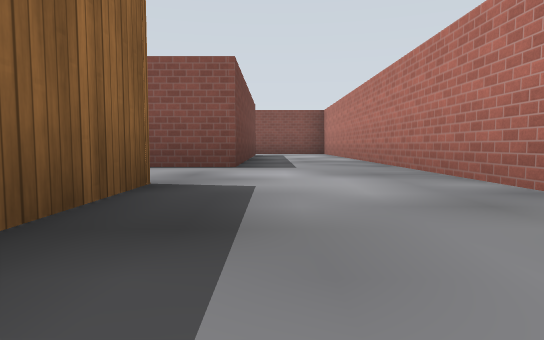
View 1 (above)

24 first-person views from a walk through a Gazebo world. The camera is 0.5 m above the floor, tilts 4° down and sees 75° across. The floor is counted in squares, 2 m on a side. Each view is taken from the middle of a square. On the plan, view 1 faces up. The plan holds only what a view shows up to about 9 squares ahead; the rest is blank. The place goes on beyond the plan. Simple patterns stand in for the simulator's built-in surfaces.

View 2
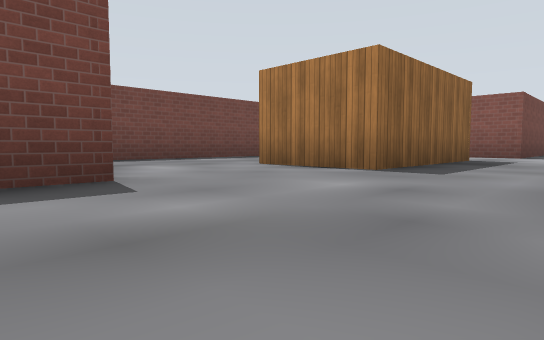

View 3
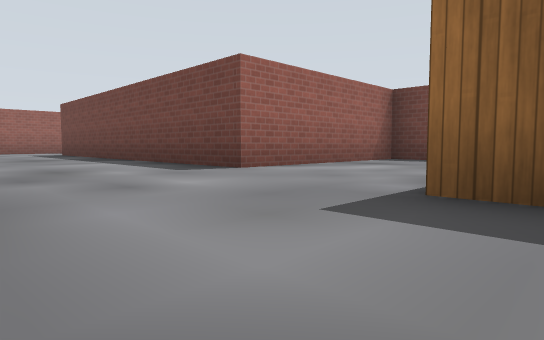

View 4
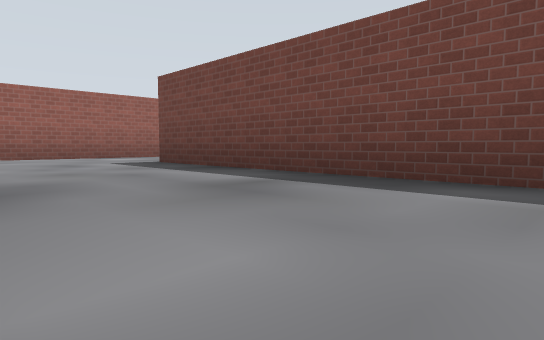

View 5
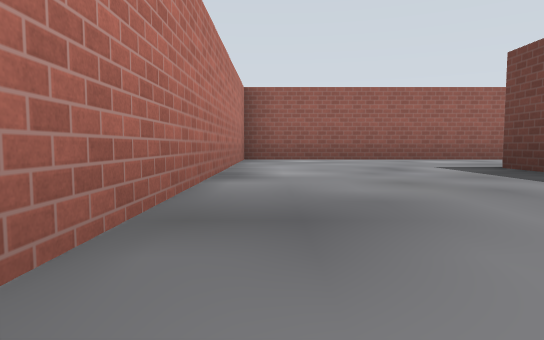

View 6
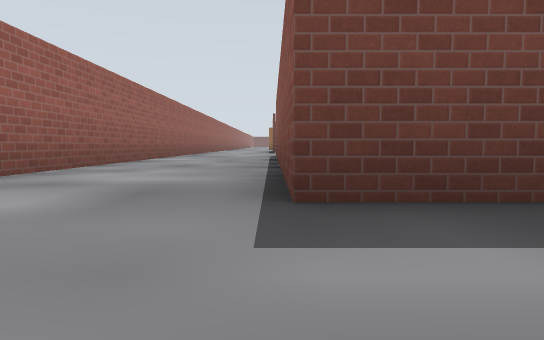

View 7
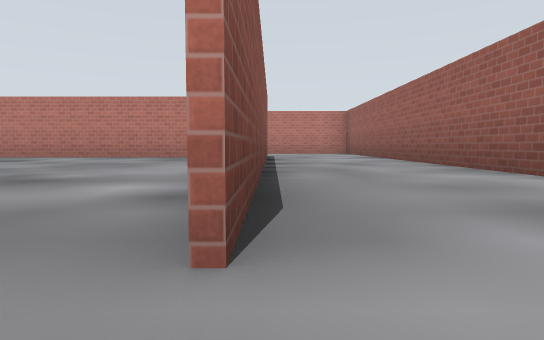

View 8
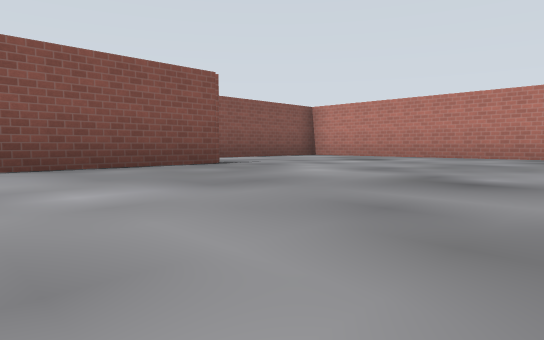

View 9
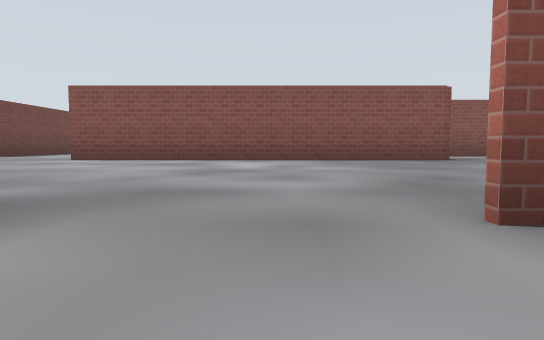

View 10
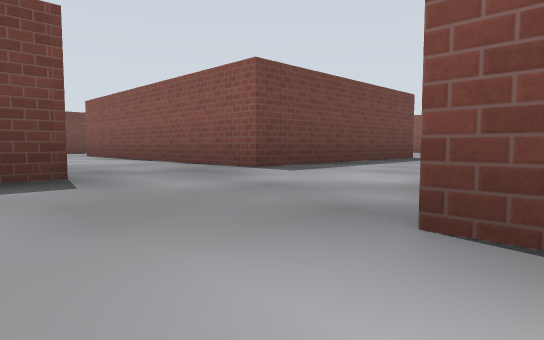

View 11
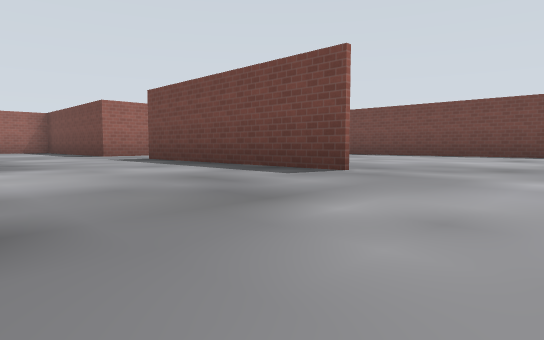

View 12
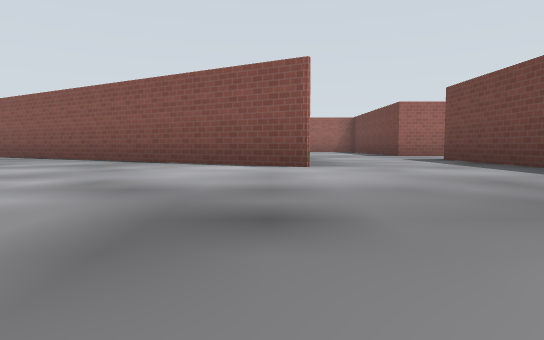

View 13
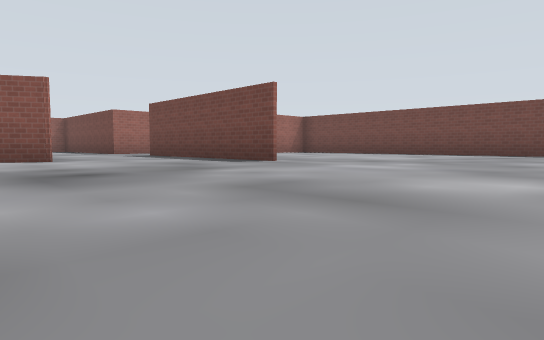

View 14
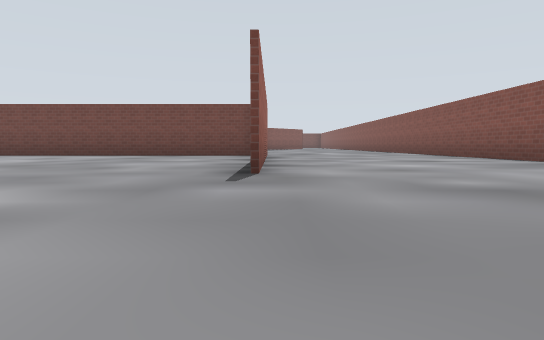

View 15
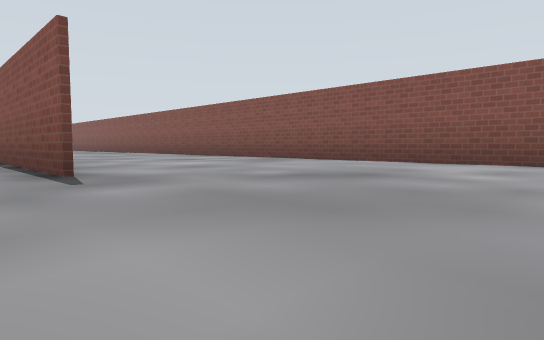

View 16
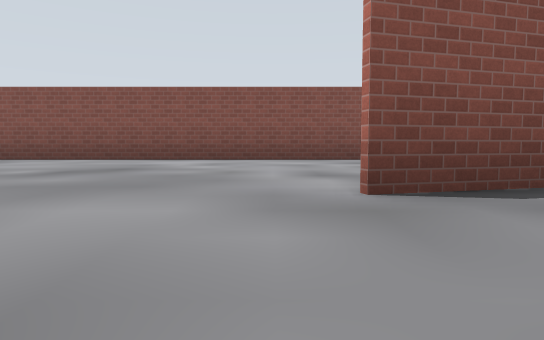

View 17
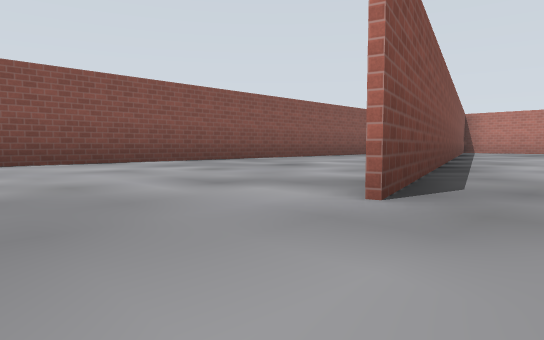

View 18
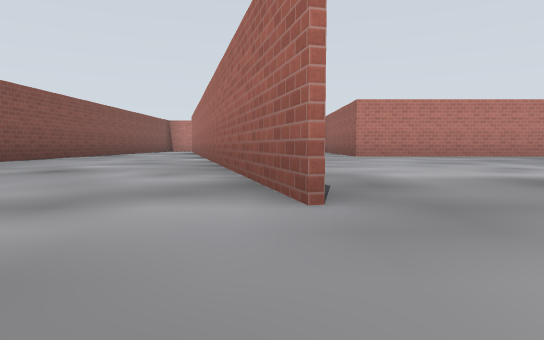

View 19
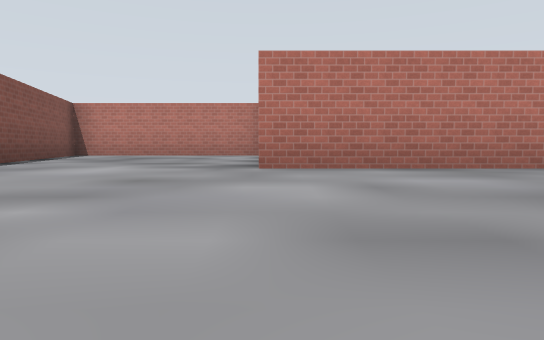

View 20
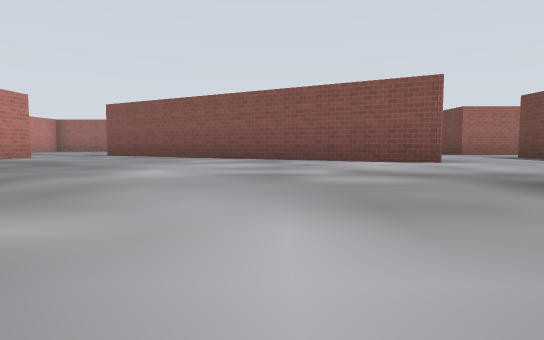

View 21
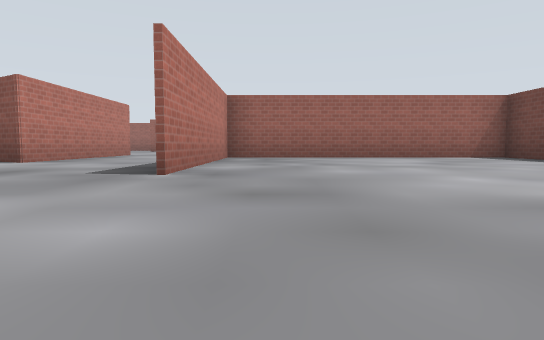

View 22
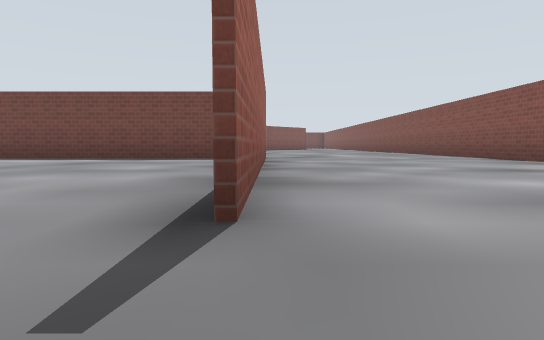

View 23
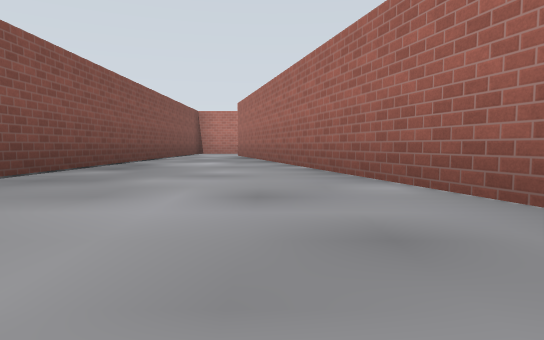

View 24
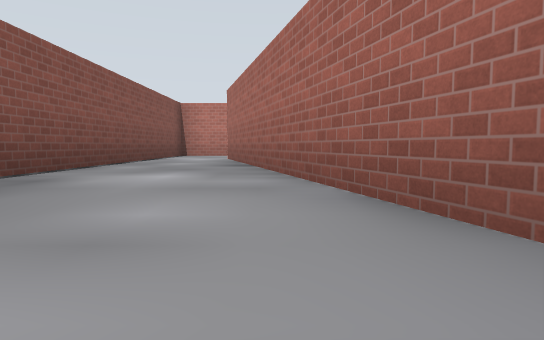

### Floor plan
Points are (right, up) in squares from view 1. A wall is a line through its corners. A room is listed if a view was taken in it or the views show most of it. See-through windows are left out.
Room 1 (views 1, 2, 3, 4, 5, 6, 7, 8, 9, 10)
walls: (-6, -5) (-12.4, -5); (-1.6, -8.2) (-1.6, -3.5); (-2.5, -3.2) (-1.5, -3.2) (-1.5, -9.9) (-8.4, -9.9); (-2, -3.2) (-5.2, -3.2); (-9, -12.2) (1.5, -12.2) (1.5, -6.5); (-15, -5.2) (-15, -6.9); (-0.8, 2.4) (-0.8, -0.7) (-2.6, -0.7); (1.5, 1.9) (1.5, 8.5); (-0.4, 8.5) (-0.4, 4.1) (-1.5, 4.1)
ways out: opening at (-13.5, -5) to room 2; opening at (-5, -4) to room 2; opening at (1, 8) to room 2; opening at (-2, -1.5); opening at (-1.5, 3)
Room 2 (views 11, 12, 13, 14, 15, 16, 17, 18, 19, 20, 21, 22, 23, 24)
walls: (-15.1, 5.8) (-18.2, 5.8); (-15, 1.1) (-15, -3.2) (-20.9, -3.2); (-20.5, 5.9) (-15.1, 5.9); (-20.7, 5.5) (-20.7, -3.2) (-15.1, -3.2) (-15.1, 1.1); (-16, -5.2) (-15, -5.2); (-12.4, -5) (-12.4, -1.1) (-5.9, -4.8); (-5.2, 0) (-5.2, 4.1) (-3.9, 4.1); (-5.2, -3.2) (-5.2, -2.2); (-0.5, 4.3) (-0.5, 8.7) (-11.6, 5.8) (-0.4, 8.8); (1.5, 8.5) (1.5, 10.2) (-23.1, 10.2)
ways out: opening at (-13.5, -5) to room 1; opening at (-5, -4) to room 1; opening at (1, 8) to room 1

Positions as (right, up) in squares from view 1, and headings:
1: (0, 0), facing up
2: (1, -4), facing up-left
3: (1, 0), facing down-left
4: (1, -5), facing down-left
5: (1, -6), facing down
6: (0, -10), facing left
7: (-9, -10), facing right
8: (-9, -9), facing up-right
9: (-9, -11), facing up
10: (-12, -6), facing up-left
11: (-12, 3), facing down-left
12: (-12, 3), facing down
13: (-11, 5), facing down-left
14: (-12, 6), facing left
15: (-12, 5), facing up-left
16: (-12, 4), facing up
17: (-13, 5), facing up-right
18: (-13, 6), facing right
19: (-9, 4), facing right
20: (-10, 4), facing down
21: (-16, 4), facing down
22: (-14, 6), facing left
23: (-9, 8), facing right
24: (-7, 8), facing right
